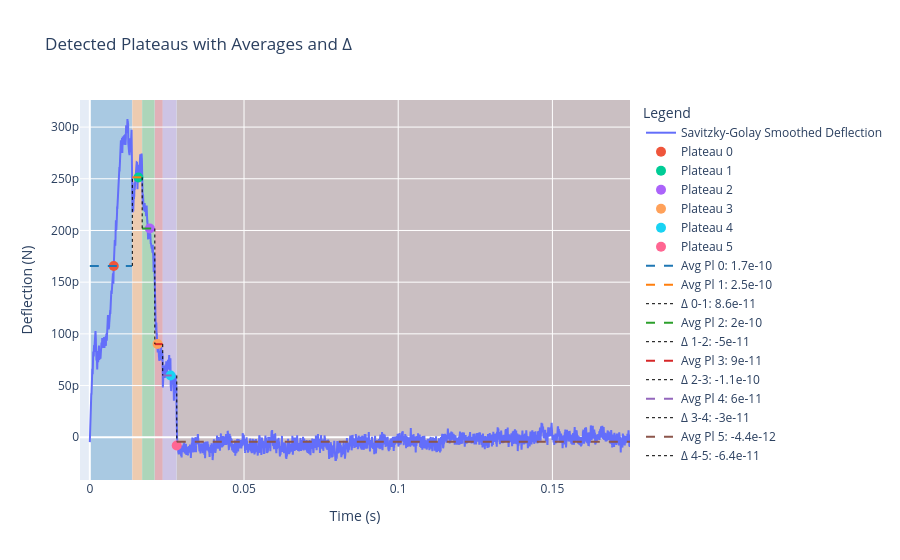

Notebook code cell kept with this figure:
### Markdown cell above
Plateau finder works by:
1. Define the smoothing parameter for `uniform_filter1d`, which will smooth the derivative of y (controlled by `dy_smooth`).
2. Apply Savitzky-Golay smoothing to dy/dx : `sav_window_length` defines the length of the window, and `sav_polyorder` sets the polynomial order. These are set in the `params` dictionary (e.g., `sav_window_length = 10`, `sav_polyorder = 1`).
3. Set the `pl_threshold` to define which peaks (in green), will be taken into the selection of "rupture/unfolding/untethering" events.
Set the plateau minimum width with `pl_min_width`, in terms of the x input's units

### Code cell
import plotly.graph_objects as go

# Prepare the figure
fig = go.Figure()

showDisplacementonX = False # False, will show time on x axis, else meters

if showDisplacementonX:
    rel_time = displacement


# 1. Add main signal trace (Savitzky-Golay smoothed)
fig.add_trace(go.Scatter(
    x=rel_time, y=defl_savitz,
    mode='lines',
    name='Savitzky-Golay Smoothed Deflection'
))

# 2. Add plateau markers with detailed hover info
for i, idx in enumerate(df_plat['plateau_avg_idx']):
    fig.add_trace(go.Scatter(
        x=[rel_time[idx]],
        y=[defl_savitz[idx]],
        mode='markers',
        marker=dict(size=10),
        name=f'Plateau {i}',
        hovertemplate=(
            f'Plat {i}<br>'
            f'Yavg = {df_plat["plateau_avg"].iloc[i]:.2e}<br>'
            f'ΔYavg = {df_plat["delta_avg"].iloc[i]:.2e}<br>'
            f'Δt = {df_plat["delta_time"].iloc[i]:.2e} s<br>'
            f'x̄(dy/dx) = {df_plat["mean dy/dx"].iloc[i]:.2e}<br>'
            f'MSE = {df_plat["plateau_MSE"].iloc[i]:.2e}<br>'
            '<extra></extra>'
        )
    ))

# 3. Overlay plateau rectangles + average and delta lines
colors = ['rgba(31,119,180,0.3)', 'rgba(255,127,14,0.3)', 'rgba(44,160,44,0.3)', 
          'rgba(214,39,40,0.3)', 'rgba(148,103,189,0.3)', 'rgba(140,86,75,0.3)', 
          'rgba(227,119,194,0.3)', 'rgba(127,127,127,0.3)', 'rgba(188,189,34,0.3)', 
          'rgba(23,190,207,0.3)']

shapes = []
for i, (start, end) in enumerate(plateaus):
    # Shaded rectangle
    shapes.append(
        dict(
            type="rect",
            xref="x", yref="paper",
            x0=rel_time[start], x1=rel_time[end-1],
            y0=0, y1=1,
            fillcolor=colors[i % len(colors)],
            line=dict(width=0),
            layer="below"
        )
    )

    # Horizontal average line
    plateau_avg = np.mean(defl_savitz[start:end])
    fig.add_trace(go.Scatter(
        x=[rel_time[start], rel_time[end-1]],
        y=[plateau_avg, plateau_avg],
        mode='lines',
        line=dict(color=colors[i % len(colors)].replace('0.3', '1.0'), width=2, dash='dash'),
        name=f'Avg Pl {i}: {plateau_avg:.2g}'
    ))

    # Vertical delta line from previous plateau
    if i > 0:
        prev_start, prev_end = plateaus[i-1]
        prev_avg = np.mean(defl_savitz[prev_start:prev_end])
        delta_x = rel_time[start]
        fig.add_trace(go.Scatter(
            x=[delta_x, delta_x],
            y=[prev_avg, plateau_avg],
            mode='lines',
            line=dict(color='black', width=1, dash='dot'),
            name=f'Δ {i-1}-{i}: {plateau_avg - prev_avg:.2g}'
        ))

if showDisplacementonX:
    xaxis_title = 'Displacement (m)'
else:
    xaxis_title = 'Time (s)'

# 4. Final layout
fig.update_layout(
    title='Detected Plateaus with Averages and Δ',
    xaxis_title=xaxis_title,
    yaxis_title='Deflection (N)',
    legend_title='Legend',
    shapes=shapes,
    showlegend=True
)

fig.show()

### Figure 1 — Plotly figure (JSON) as saved in the notebook; plotly's stock layout.template omitted (floating-point values rounded to 4 significant figures; data arrays with more than 128 entries replaced by an {"elided": "..."} marker saying what was removed)
{"data": [{"mode": "lines", "name": "Savitzky-Golay Smoothed Deflection", "type": "scatter", "x": {"elided": "8759 float values"}, "y": {"elided": "8759 float values"}}, {"hovertemplate": "Plat 0<br>Yavg = 1.66e-10<br>ΔYavg = 1.66e-10<br>Δt = 7.76e-03 s<br>x̄(dy/dx) = 7.28e-04<br>MSE = 8.37e-21<br><extra></extra>", "marker": {"size": 10}, "mode": "markers", "name": "Plateau 0", "type": "scatter", "x": [0.00776], "y": [1.656e-10]}, {"hovertemplate": "Plat 1<br>Yavg = 2.51e-10<br>ΔYavg = 1.66e-10<br>Δt = 1.58e-02 s<br>x̄(dy/dx) = 7.67e-04<br>MSE = 2.45e-22<br><extra></extra>", "marker": {"size": 10}, "mode": "markers", "name": "Plateau 1", "type": "scatter", "x": [0.01576], "y": [2.513e-10]}, {"hovertemplate": "Plat 2<br>Yavg = 2.02e-10<br>ΔYavg = 2.51e-10<br>Δt = 1.95e-02 s<br>x̄(dy/dx) = 6.40e-04<br>MSE = 3.70e-22<br><extra></extra>", "marker": {"size": 10}, "mode": "markers", "name": "Plateau 2", "type": "scatter", "x": [0.01946], "y": [2.019e-10]}, {"hovertemplate": "Plat 3<br>Yavg = 9.01e-11<br>ΔYavg = 2.02e-10<br>Δt = 2.20e-02 s<br>x̄(dy/dx) = 7.01e-04<br>MSE = 2.32e-22<br><extra></extra>", "marker": {"size": 10}, "mode": "markers", "name": "Plateau 3", "type": "scatter", "x": [0.02198], "y": [9.013e-11]}, {"hovertemplate": "Plat 4<br>Yavg = 5.98e-11<br>ΔYavg = 9.01e-11<br>Δt = 2.62e-02 s<br>x̄(dy/dx) = 7.41e-04<br>MSE = 9.22e-23<br><extra></extra>", "marker": {"size": 10}, "mode": "markers", "name": "Plateau 4", "type": "scatter", "x": [0.0262], "y": [5.977e-11]}, {"hovertemplate": "Plat 5<br>Yavg = -4.36e-12<br>ΔYavg = 5.98e-11<br>Δt = 2.82e-02 s<br>x̄(dy/dx) = 5.82e-04<br>MSE = 3.03e-23<br><extra></extra>", "marker": {"size": 10}, "mode": "markers", "name": "Plateau 5", "type": "scatter", "x": [0.02818], "y": [-8.025e-12]}, {"line": {"color": "rgba(31,119,180,1.0)", "dash": "dash", "width": 2}, "mode": "lines", "name": "Avg Pl 0: 1.7e-10", "type": "scatter", "x": [0, 0.01366], "y": [1.657e-10, 1.657e-10]}, {"line": {"color": "rgba(255,127,14,1.0)", "dash": "dash", "width": 2}, "mode": "lines", "name": "Avg Pl 1: 2.5e-10", "type": "scatter", "x": [0.01378, 0.0169], "y": [2.514e-10, 2.514e-10]}, {"line": {"color": "black", "dash": "dot", "width": 1}, "mode": "lines", "name": "Δ 0-1: 8.6e-11", "type": "scatter", "x": [0.01378, 0.01378], "y": [1.657e-10, 2.514e-10]}, {"line": {"color": "rgba(44,160,44,1.0)", "dash": "dash", "width": 2}, "mode": "lines", "name": "Avg Pl 2: 2e-10", "type": "scatter", "x": [0.01698, 0.02098], "y": [2.019e-10, 2.019e-10]}, {"line": {"color": "black", "dash": "dot", "width": 1}, "mode": "lines", "name": "Δ 1-2: -5e-11", "type": "scatter", "x": [0.01698, 0.01698], "y": [2.514e-10, 2.019e-10]}, {"line": {"color": "rgba(214,39,40,1.0)", "dash": "dash", "width": 2}, "mode": "lines", "name": "Avg Pl 3: 9e-11", "type": "scatter", "x": [0.02108, 0.0236], "y": [9.006e-11, 9.006e-11]}, {"line": {"color": "black", "dash": "dot", "width": 1}, "mode": "lines", "name": "Δ 2-3: -1.1e-10", "type": "scatter", "x": [0.02108, 0.02108], "y": [2.019e-10, 9.006e-11]}, {"line": {"color": "rgba(148,103,189,1.0)", "dash": "dash", "width": 2}, "mode": "lines", "name": "Avg Pl 4: 6e-11", "type": "scatter", "x": [0.02364, 0.02808], "y": [5.975e-11, 5.975e-11]}, {"line": {"color": "black", "dash": "dot", "width": 1}, "mode": "lines", "name": "Δ 3-4: -3e-11", "type": "scatter", "x": [0.02364, 0.02364], "y": [9.006e-11, 5.975e-11]}, {"line": {"color": "rgba(140,86,75,1.0)", "dash": "dash", "width": 2}, "mode": "lines", "name": "Avg Pl 5: -4.4e-12", "type": "scatter", "x": [0.0282, 0.1752], "y": [-4.362e-12, -4.362e-12]}, {"line": {"color": "black", "dash": "dot", "width": 1}, "mode": "lines", "name": "Δ 4-5: -6.4e-11", "type": "scatter", "x": [0.0282, 0.0282], "y": [5.975e-11, -4.362e-12]}], "layout": {"legend": {"title": {"text": "Legend"}}, "shapes": [{"fillcolor": "rgba(31,119,180,0.3)", "layer": "below", "line": {"width": 0}, "type": "rect", "x0": 0, "x1": 0.01366, "xref": "x", "y0": 0, "y1": 1, "yref": "paper"}, {"fillcolor": "rgba(255,127,14,0.3)", "layer": "below", "line": {"width": 0}, "type": "rect", "x0": 0.01378, "x1": 0.0169, "xref": "x", "y0": 0, "y1": 1, "yref": "paper"}, {"fillcolor": "rgba(44,160,44,0.3)", "layer": "below", "line": {"width": 0}, "type": "rect", "x0": 0.01698, "x1": 0.02098, "xref": "x", "y0": 0, "y1": 1, "yref": "paper"}, {"fillcolor": "rgba(214,39,40,0.3)", "layer": "below", "line": {"width": 0}, "type": "rect", "x0": 0.02108, "x1": 0.0236, "xref": "x", "y0": 0, "y1": 1, "yref": "paper"}, {"fillcolor": "rgba(148,103,189,0.3)", "layer": "below", "line": {"width": 0}, "type": "rect", "x0": 0.02364, "x1": 0.02808, "xref": "x", "y0": 0, "y1": 1, "yref": "paper"}, {"fillcolor": "rgba(140,86,75,0.3)", "layer": "below", "line": {"width": 0}, "type": "rect", "x0": 0.0282, "x1": 0.1752, "xref": "x", "y0": 0, "y1": 1, "yref": "paper"}], "showlegend": true, "title": {"text": "Detected Plateaus with Averages and Δ"}, "xaxis": {"title": {"text": "Time (s)"}}, "yaxis": {"title": {"text": "Deflection (N)"}}}}
